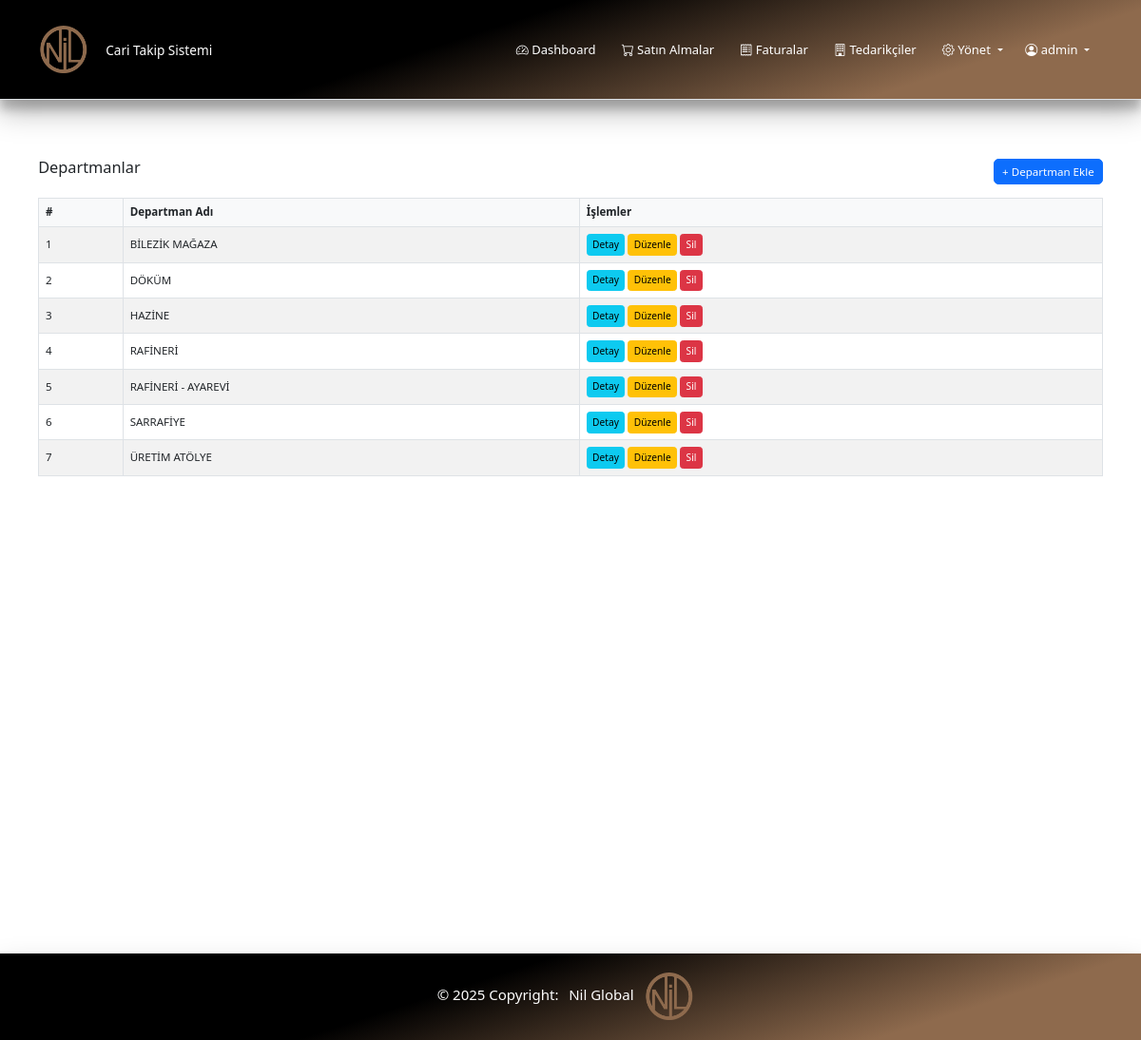
The page /departmanlar/ (signed in) on the database as committed earlier.
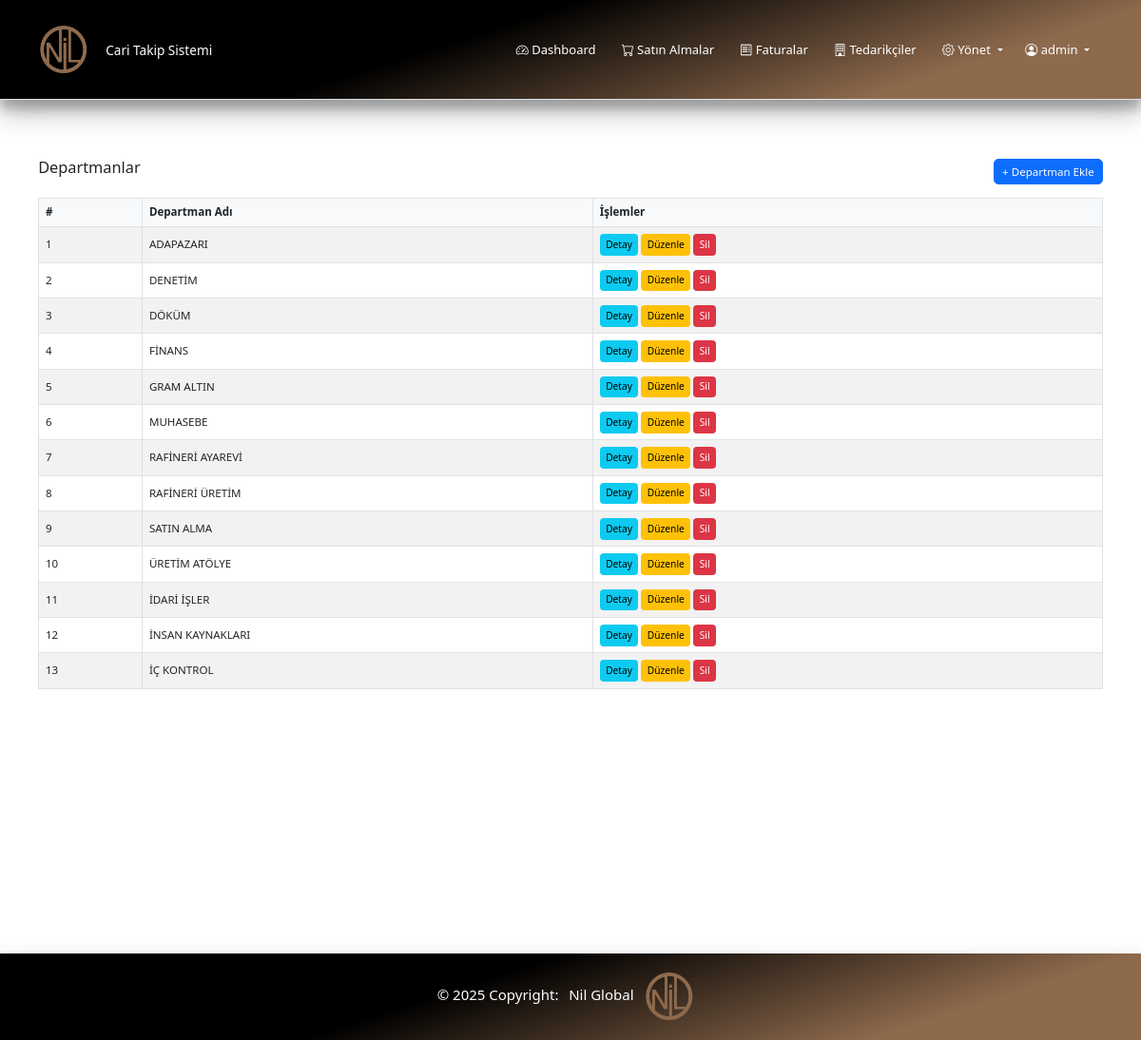
The same page on the database as committed later.
### departmanlar/models.py (models this page shows, shortened)
class Departman(models.Model):
    ad = models.CharField(max_length=255, verbose_name="Departman Adı")
    sira = models.PositiveIntegerField(default=0, verbose_name="Sıra")
    created_at = models.DateTimeField(auto_now_add=True)
    updated_at = models.DateTimeField(auto_now=True)
    class Meta:
        verbose_name = "Departman"
        verbose_name_plural = "Departmanlar"
        ordering = ['ad']

### departmanlar/views.py (the view)
# urls.py: path('', views.departman_listesi, name='departman_listesi'),
@login_required
def departman_listesi(request):
    departmanlar = Departman.objects.all()
    return render(request, 'departmanlar/departman_listesi.html', {'departmanlar': departmanlar})

### departmanlar/templates/departmanlar/departman_listesi.html (shortened to what this page needs)
{% extends 'base.html' %}
{% block content %}
<div class="container wrappernil mt-4">
    <div class="d-flex justify-content-between align-items-center mb-3">
        <h2>Departmanlar</h2>
        <a href="{% url 'departmanlar:departman_ekle' %}" class="btn btn-primary">+ Departman Ekle</a>
    </div>
    <table class="table table-striped table-bordered">
        <thead>
            <tr>
                <th>#</th>
                <th>Departman Adı</th>
                <th>İşlemler</th>
            </tr>
        </thead>
        <tbody>
            {% for departman in departmanlar %}
            <tr>
                <td>{{ forloop.counter }}</td>
                <td>{{ departman.ad }}</td>
                <td>
                    <a href="{% url 'departmanlar:departman_detay' departman.pk %}" class="btn btn-info btn-sm">Detay</a>
                    <a href="{% url 'departmanlar:departman_duzenle' departman.pk %}" class="btn btn-warning btn-sm">Düzenle</a>
                    <a href="{% url 'departmanlar:departman_sil' departman.pk %}" class="btn btn-danger btn-sm">Sil</a>
                </td>
            </tr>
            {% empty %}
            <tr>
                <td colspan="4" class="text-center">Kayıtlı departman yok.</td>
            </tr>
            {% endfor %}
        </tbody>
    </table>
</div>
{% endblock %}

Rows that differ between the two databases and show on the page:
removed Departman: ad "BİLEZİK MAĞAZA"
removed Departman: ad "HAZİNE"
removed Departman: ad "RAFİNERİ"
removed Departman: ad "RAFİNERİ - AYAREVİ"
removed Departman: ad "SARRAFİYE"
added Departman: ad "ADAPAZARI"
added Departman: ad "DENETİM"
added Departman: ad "FİNANS"
added Departman: ad "GRAM ALTIN"
added Departman: ad "MUHASEBE"
added Departman: ad "RAFİNERİ AYAREVİ"
added Departman: ad "RAFİNERİ ÜRETİM"
added Departman: ad "SATIN ALMA"
added Departman: ad "İDARİ İŞLER"
added Departman: ad "İNSAN KAYNAKLARI"
added Departman: ad "İÇ KONTROL"
